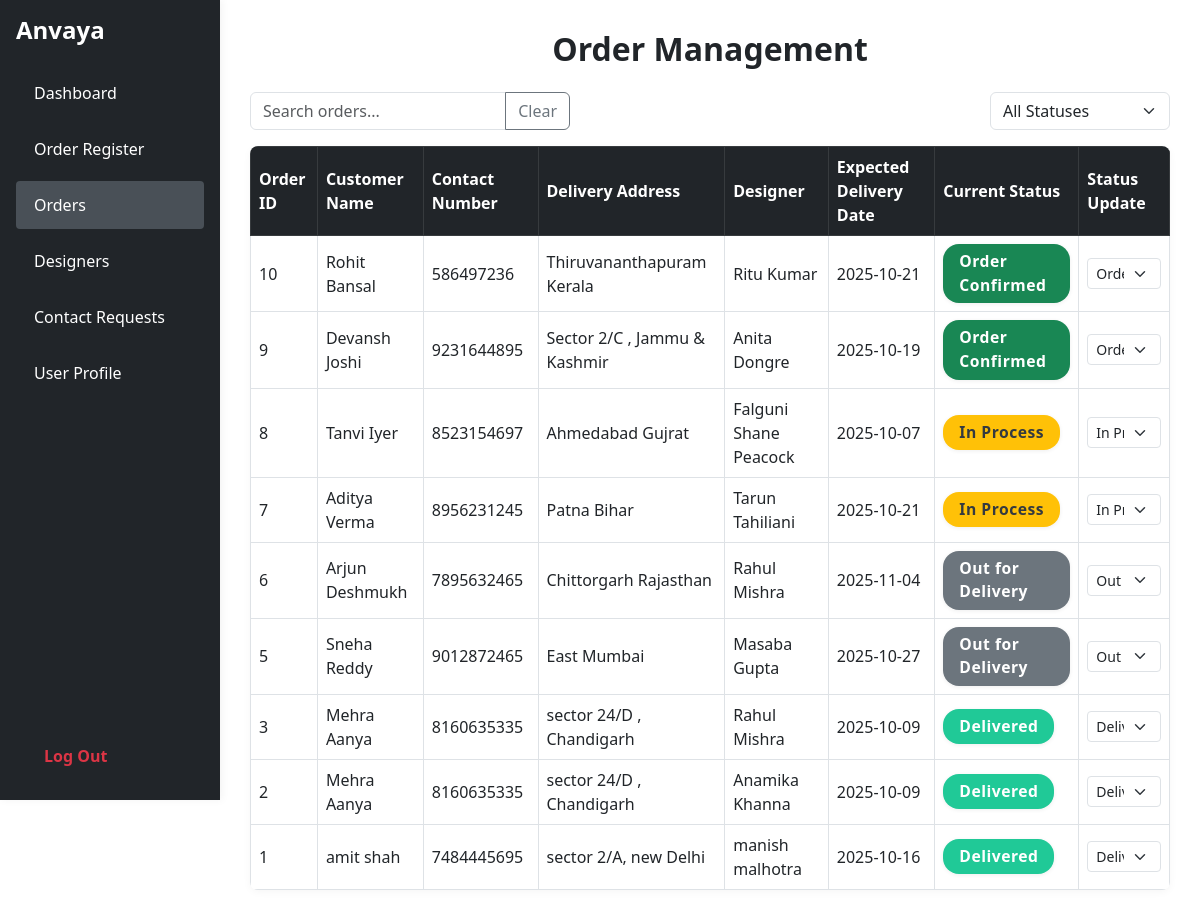
Page /admin/php/order_page.php (signed in) on the earlier database version.
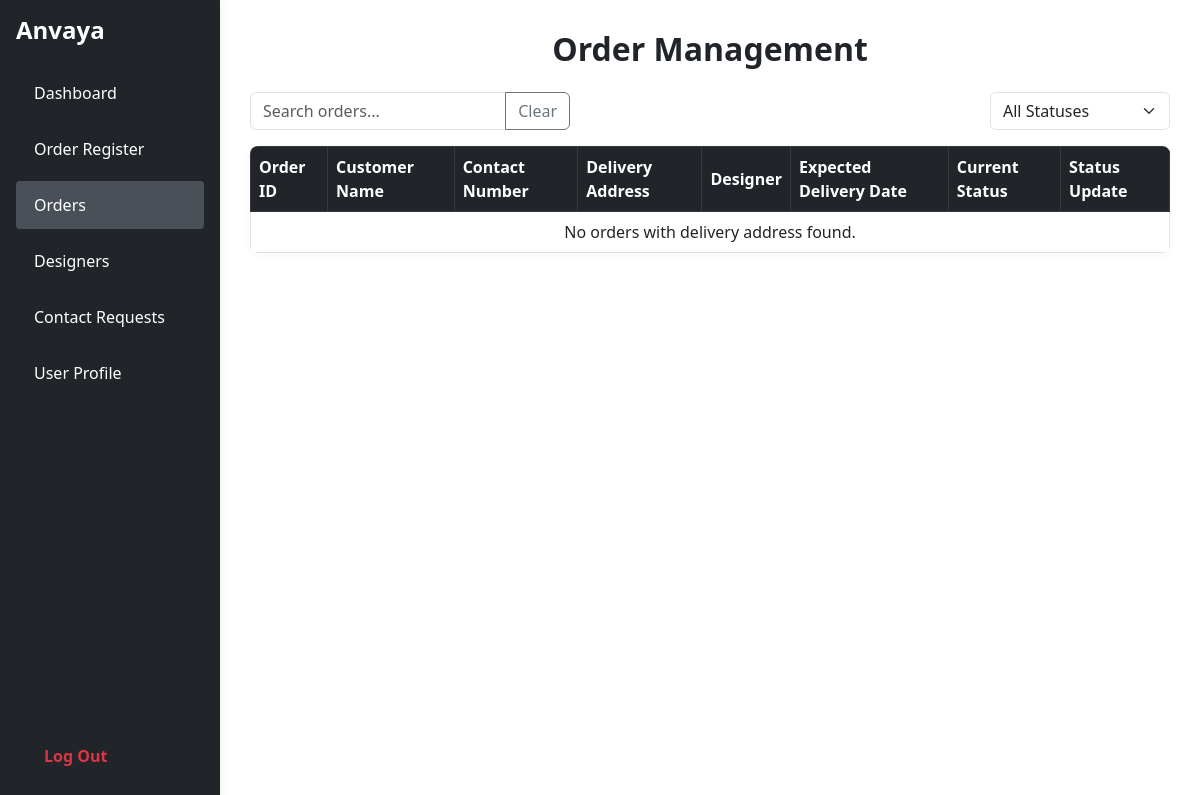
Same page on the later database version.
### tables this page shows
CREATE TABLE `orders` (
  `order_id` int(11) NOT NULL,
  `user_id` int(11) DEFAULT NULL,
  `preference_id` int(11) DEFAULT NULL,
  `designer_id` int(11) DEFAULT NULL,
  `delivery_address` text DEFAULT NULL,
  `status` enum('order_received','order_confirm','in_process','out_for_delivery','delivered','approve','reject') DEFAULT 'order_received',
  `final_style_desc` text DEFAULT NULL,
  `measurement` text DEFAULT NULL,
  `final_price` decimal(10,2) DEFAULT NULL,
  `delivery_date` date DEFAULT NULL,
  `created_at` timestamp NOT NULL DEFAULT current_timestamp()
);

CREATE TABLE `users` (
  `user_id` int(11) NOT NULL,
  `first_name` varchar(50) DEFAULT NULL,
  `last_name` varchar(50) DEFAULT NULL,
  `email` varchar(100) NOT NULL,
  `phone` varchar(20) DEFAULT NULL,
  `password_hash` varchar(255) NOT NULL,
  `created_at` timestamp NOT NULL DEFAULT current_timestamp()
);

CREATE TABLE `designers` (
  `designer_id` int(11) NOT NULL,
  `designer_name` varchar(100) DEFAULT NULL,
  `username` varchar(50) DEFAULT NULL,
  `password_hash` varchar(255) NOT NULL,
  `phone` varchar(20) DEFAULT NULL,
  `email` varchar(100) DEFAULT NULL,
  `created_at` timestamp NOT NULL DEFAULT current_timestamp()
);

### admin/php/order_page.php (the view, shortened to what the changed rows need)
<?php
$is_admin = isset($_SESSION['admin_id']);
$designer_id = isset($_SESSION['designer_id']) ? $_SESSION['designer_id'] : null;
include 'db.php';
if ($is_admin) {
  $sql = "SELECT o.order_id, CONCAT(u.first_name, ' ', u.last_name) AS customer_name, u.phone AS contact_number, o.delivery_address, d.designer_name, o.delivery_date AS expected_delivery_date, o.status, o.designer_id FROM orders o JOIN users u ON o.user_id = u.user_id LEFT JOIN designers d ON o.designer_id = d.designer_id WHERE o.delivery_address IS NOT NULL AND o.delivery_address != '' ORDER BY o.order_id DESC";
  $result = $conn->query($sql);
} else if ($designer_id) {
  $sql = "SELECT o.order_id, CONCAT(u.first_name, ' ', u.last_name) AS customer_name, u.phone AS contact_number, o.delivery_address, d.designer_name, o.delivery_date AS expected_delivery_date, o.status, o.designer_id FROM orders o JOIN users u ON o.user_id = u.user_id LEFT JOIN designers d ON o.designer_id = d.designer_id WHERE o.delivery_address IS NOT NULL AND o.delivery_address != '' AND o.designer_id = ? ORDER BY o.order_id DESC";
  $stmt = $conn->prepare($sql);
  $stmt->bind_param('i', $designer_id);
  $stmt->execute();
  $result = $stmt->get_result();
}
$valid_statuses = ['order_received', 'order_confirm', 'in_process', 'out_for_delivery', 'delivered', 'cancelled'];
?>
<!DOCTYPE html>
<html lang="en">
<head>
  <link rel="stylesheet" href="../css/order_register.css">
  <link href="https://cdn.jsdelivr.net/npm/bootstrap@5.3.0/dist/css/bootstrap.min.css" rel="stylesheet">
</head>
<body>
  <div class="admin-layout d-flex">
    <div class="container main-content">
      <h2 class="mb-4 fw-bold text-center">Order Management</h2>
      <table class="table table-bordered align-middle" id="orderTable">
        <thead class="table-dark">
          <tr>
            <th>Order ID</th>
            <th>Customer Name</th>
            <th>Contact Number</th>
            <th>Delivery Address</th>
            <th>Designer</th>
            <th>Expected Delivery Date</th>
            <th>Current Status</th>
            <th>Status Update</th>
          </tr>
        </thead>
        <tbody>
          <?php if ($result && $result->num_rows > 0): ?>
            <?php while ($row = $result->fetch_assoc()): ?>
              <?php
              $status = in_array($row['status'], $valid_statuses) ? $row['status'] : 'unknown';
              ?>
              <tr>
                <td><?= htmlspecialchars($row['order_id']) ?></td>
                <td><?= htmlspecialchars($row['customer_name']) ?></td>
                <?php
                $contact = htmlspecialchars($row['contact_number']);
                $contact_digits = preg_replace('/[^0-9]/', '', $row['contact_number']);
                if (strlen($contact_digits) >= 10) {
                  echo '<td><a href="https://wa.me/91' . substr($contact_digits, -10) . '" target="_blank" style="color:inherit;text-decoration:none;">' . $contact . '</a></td>';
                } else {
                  echo '<td>' . $contact . '</td>';
                }
                ?>
                <td><?= htmlspecialchars($row['delivery_address']) ?></td>
                <td><?= htmlspecialchars($row['designer_name'] ?? '-') ?></td>
                <td><?= htmlspecialchars($row['expected_delivery_date']) ?></td>
                <td class="current-status">
                  <?php
                  $statusClass = '';
                  switch (strtolower($status)) {
                    case 'delivered':
                      $statusClass = 'delivered';
                      break;
                    case 'in_process':
                      $statusClass = 'process';
                      break;
                    case 'order_confirm':
                      $statusClass = 'confirmed';
                      break;
                    case 'out_for_delivery':
                      $statusClass = 'warning';
                      break;
                  }
                  ?>
                  <span class="order-status-badge <?= $statusClass ?>">
                    <?php
                    if ($status == 'order_received')
                      echo 'Order Received';
                    elseif ($status == 'order_confirm')
                      echo 'Order Confirmed';
                    elseif ($status == 'in_process')
                      echo 'In Process';
                    elseif ($status == 'out_for_delivery')
                      echo 'Out for Delivery';
                    elseif ($status == 'delivered')
                      echo 'Delivered';
                    elseif ($status == 'cancelled')
                      echo 'Cancelled';
                    elseif ($status == 'unknown')
                      echo 'Unknown Status';
                    else
                      echo htmlspecialchars($row['status']);
                    ?>
                  </span>
                </td>
                <td>
                  <?php if ($is_admin || ($designer_id && $row['designer_id'] == $designer_id)): ?>
                    <select class="form-select form-select-sm order-status-select">
                      <option value="order_confirm" <?= $status == 'order_confirm' ? ' selected' : '' ?>>Order Confirmed</option>
                      <option value="in_process" <?= $status == 'in_process' ? ' selected' : '' ?>>In Process</option>
                      <option value="out_for_delivery" <?= $status == 'out_for_delivery' ? ' selected' : '' ?>>Out for Delivery
                      </option>
                      <option value="delivered" <?= $status == 'delivered' ? ' selected' : '' ?>>Delivered</option>
                    </select>
                  <?php else: ?>
                    <span class="text-muted">No Access</span>
                  <?php endif; ?>
                </td>
              </tr>
            <?php endwhile; ?>
          <?php else: ?>
            <tr>
              <td colspan="8" class="text-center">No orders with delivery address found.</td>
            </tr>
          <?php endif; ?>
        </tbody>
      </table>
    </div>
</body>
</html>

Differences in the rows shown:
removed orders: order_id "10", customer_name "Rohit Bansal", user.phone "586497236", delivery_address "Thiruvananthapuram Kerala", designer.designer_name "Ritu Kumar", delivery_date "2025-10-21", shows "Order Confirmed", status "Order Confirmed"
removed orders: order_id "9", customer_name "Devansh Joshi", user.phone "9231644895", delivery_address "Sector 2/C , Jammu & Kashmir", designer.designer_name "Anita Dongre", delivery_date "2025-10-19", shows "Order Confirmed", status "Order Confirmed"
removed orders: order_id "8", customer_name "Tanvi Iyer", user.phone "8523154697", delivery_address "Ahmedabad Gujrat", designer.designer_name "Falguni Shane Peacock", delivery_date "2025-10-07", shows "In Process", status "In Process"
removed orders: order_id "7", customer_name "Aditya Verma", user.phone "8956231245", delivery_address "Patna Bihar", designer.designer_name "Tarun Tahiliani", delivery_date "2025-10-21", shows "In Process", status "In Process"
removed orders: order_id "6", customer_name "Arjun Deshmukh", user.phone "7895632465", delivery_address "Chittorgarh Rajasthan", designer.designer_name "Rahul Mishra", delivery_date "2025-11-04", shows "Out for Delivery", status "Out for Delivery"
removed orders: order_id "5", customer_name "Sneha Reddy", user.phone "9012872465", delivery_address "East Mumbai", designer.designer_name "Masaba Gupta", delivery_date "2025-10-27", shows "Out for Delivery", status "Out for Delivery"
removed orders: order_id "3", customer_name "Mehra Aanya", user.phone "8160635335", delivery_address "sector 24/D , Chandigarh", designer.designer_name "Rahul Mishra", delivery_date "2025-10-09", shows "Delivered", status "Delivered"
removed orders: order_id "2", customer_name "Mehra Aanya", user.phone "8160635335", delivery_address "sector 24/D , Chandigarh", designer.designer_name "Anamika Khanna", delivery_date "2025-10-09", shows "Delivered", status "Delivered"
removed orders: order_id "1", customer_name "amit shah", user.phone "7484445695", delivery_address "sector 2/A, new Delhi", designer.designer_name "manish malhotra", delivery_date "2025-10-16", shows "Delivered", status "Delivered"
Other differences:
text now shown: "No orders with delivery address found."
